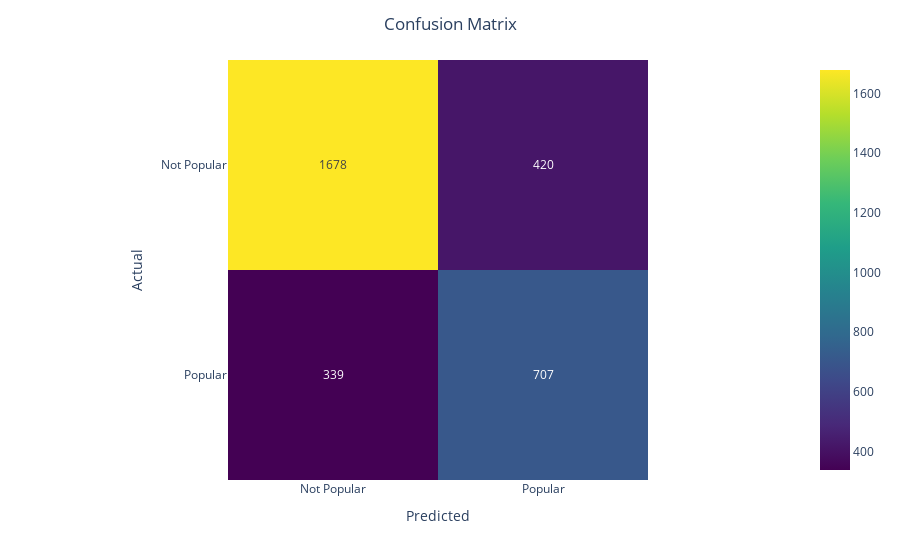

Notebook source saved alongside this figure:
### Code cell
#draw a confusion matrix with labels for each cell
import plotly.express as px

fig = px.imshow(confusion_matrix(y_test, y_pred),
          labels=dict(x="Predicted", y="Actual"),
          x=['Not Popular', 'Popular'],
          y=['Not Popular', 'Popular'],
          color_continuous_scale='Viridis',
          text_auto=True)

# Set title and center it
fig.update_layout(title="Confusion Matrix", title_x=0.5)
fig.show()

### Figure 1 — Plotly figure (JSON) as saved in the notebook; plotly's stock layout.template omitted (floating-point values rounded to 4 significant figures)
{"data": [{"coloraxis": "coloraxis", "hovertemplate": "Predicted: %{x}<br>Actual: %{y}<br>color: %{z}<extra></extra>", "name": "0", "texttemplate": "%{z}", "type": "heatmap", "x": ["Not Popular", "Popular"], "xaxis": "x", "y": ["Not Popular", "Popular"], "yaxis": "y", "z": [[1678, 420], [339, 707]]}], "layout": {"coloraxis": {"colorscale": [[0, "#440154"], [0.1111, "#482878"], [0.2222, "#3e4989"], [0.3333, "#31688e"], [0.4444, "#26828e"], [0.5556, "#1f9e89"], [0.6667, "#35b779"], [0.7778, "#6ece58"], [0.8889, "#b5de2b"], [1, "#fde725"]]}, "margin": {"t": 60}, "title": {"text": "Confusion Matrix", "x": 0.5}, "xaxis": {"anchor": "y", "constrain": "domain", "domain": [0, 1], "scaleanchor": "y", "title": {"text": "Predicted"}}, "yaxis": {"anchor": "x", "autorange": "reversed", "constrain": "domain", "domain": [0, 1], "title": {"text": "Actual"}}}}
